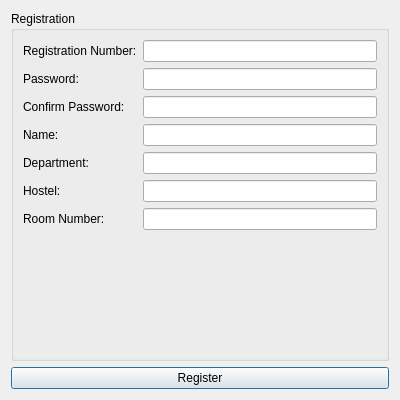
<?xml version="1.0" encoding="UTF-8"?>
<ui version="4.0">
 <class>RegisterDialog</class>
 <widget class="QDialog" name="RegisterDialog">
  <property name="geometry">
   <rect>
    <x>0</x>
    <y>0</y>
    <width>400</width>
    <height>400</height>
   </rect>
  </property>
  <property name="windowTitle">
   <string>Register - Mess Management System</string>
  </property>
  <layout class="QVBoxLayout" name="verticalLayout">
   <item>
    <widget class="QGroupBox" name="registerGroup">
     <property name="title">
      <string>Registration</string>
     </property>
     <layout class="QFormLayout" name="formLayout">
      <item row="0" column="0">
       <widget class="QLabel" name="label">
        <property name="text">
         <string>Registration Number:</string>
        </property>
       </widget>
      </item>
      <item row="0" column="1">
       <widget class="QLineEdit" name="regNoInput"/>
      </item>
      <item row="1" column="0">
       <widget class="QLabel" name="label_2">
        <property name="text">
         <string>Password:</string>
        </property>
       </widget>
      </item>
      <item row="1" column="1">
       <widget class="QLineEdit" name="passwordInput">
        <property name="echoMode">
         <enum>QLineEdit::Password</enum>
        </property>
       </widget>
      </item>
      <item row="2" column="0">
       <widget class="QLabel" name="label_3">
        <property name="text">
         <string>Confirm Password:</string>
        </property>
       </widget>
      </item>
      <item row="2" column="1">
       <widget class="QLineEdit" name="confirmPasswordInput">
        <property name="echoMode">
         <enum>QLineEdit::Password</enum>
        </property>
       </widget>
      </item>
      <item row="3" column="0">
       <widget class="QLabel" name="label_4">
        <property name="text">
         <string>Name:</string>
        </property>
       </widget>
      </item>
      <item row="3" column="1">
       <widget class="QLineEdit" name="nameInput"/>
      </item>
      <item row="4" column="0">
       <widget class="QLabel" name="label_5">
        <property name="text">
         <string>Department:</string>
        </property>
       </widget>
      </item>
      <item row="4" column="1">
       <widget class="QLineEdit" name="departmentInput"/>
      </item>
      <item row="5" column="0">
       <widget class="QLabel" name="label_6">
        <property name="text">
         <string>Hostel:</string>
        </property>
       </widget>
      </item>
      <item row="5" column="1">
       <widget class="QLineEdit" name="hostelInput"/>
      </item>
      <item row="6" column="0">
       <widget class="QLabel" name="label_7">
        <property name="text">
         <string>Room Number:</string>
        </property>
       </widget>
      </item>
      <item row="6" column="1">
       <widget class="QLineEdit" name="roomNumberInput"/>
      </item>
     </layout>
    </widget>
   </item>
   <item>
    <widget class="QPushButton" name="registerButton">
     <property name="text">
      <string>Register</string>
     </property>
    </widget>
   </item>
  </layout>
 </widget>
 <resources/>
 <connections/>
</ui> 
